Frame 1 (no input): blank canvas, image omitted
Frame 60 (no input): blank canvas, image omitted
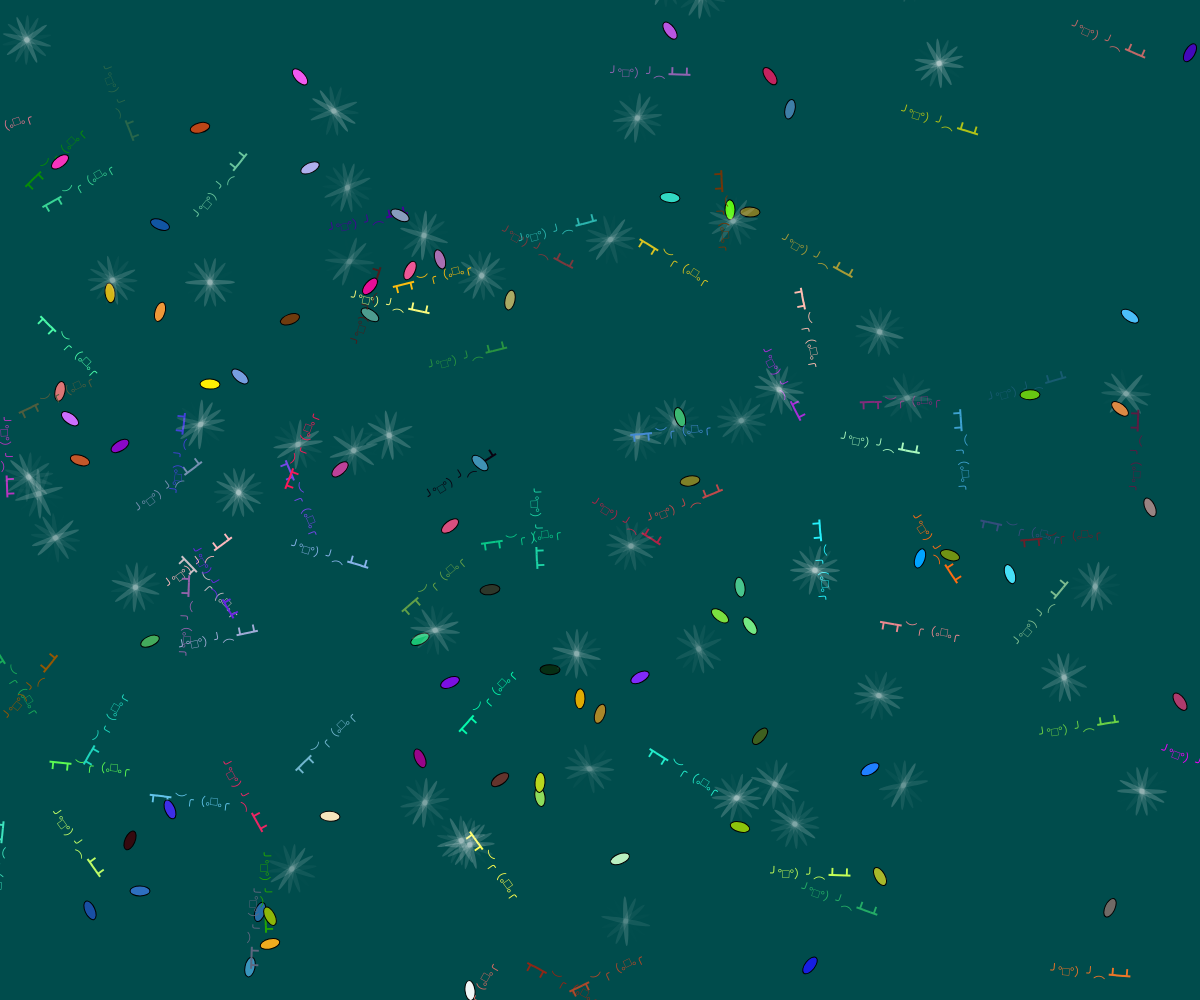
Frame 120 (the mouse pressed at the canvas centre since frame 60)

The p5.js sketch whose frames 1 and 60 were blank and that drew this single picture after the mouse press (run headless with seeded random() and noise() and a simulated clock; from frame 60 on, the mouse is pressed at the canvas centre):

// p5.js sketch
// ── sketch.js
//Arrays and variables to store object data of rain.
var position = 0;
var colours = [];
var shapes = [];
var positions = [];
var rotations = [];
var speeds = [];
var partiCount = 200;
var rainActive = false;
var angle;
var shape;

//Variables for toggling snowflake firework
var snowFall = [];
var snowflake;
var originX;
var originY;
var mouseButton;

//https://p5js.org/examples/classes-and-objects-snowflakes/
function createSnowFlake(x, y){
    originX = x;
    originY = y;
    // originX = random(width);
    // originY = random(height);
    for(var i = 0; i < 30; i++){
        snowflake = {
            x: originX,
            y: originY,
            xSpeed: random(-2, 2),
            ySpeed: random(-2, 2),
            alpha: 255,
            colour: color(random(255), random(255), random(255), this.alpha),
            draw: function (){
                //noStroke();
                fill(this.colour);
                ellipse(this.x, this.y, 5, 5);
                this.update();
            },
            update: function (){
                this.x += this.xSpeed;
                this.y += this.ySpeed;
                this.ySpeed += 0.05;
                this.alpha -= 2;
                this.colour.setAlpha(this.alpha);
            },
        };
        snowFall.push(snowflake);
    }
    //console.log(snowFall);
}

function setup() {
    createCanvas(windowWidth, windowHeight);
    //createSnowFlake(random(width), random(height));
    //noStroke();
    
    //Particle randomizer, iterates one by one, through the designated particle
    //count, and changes the colour, shpae, position when drawn on the canvas, 
    //rotational angle, and speed as it moves across the canvas.
    for (var i = 0; i < partiCount; i++){
        colours[i] = color(random(255), random(255), random(255));
        shapes[i] = shapeRandomizer();
        positions[i] = random(height);
        rotations[i] = random(TWO_PI);
        speeds[i] = random(6) + 1;
    }
}

function draw() {
    background(0,76,76);
    
    //Testing number of snowflake fireworks drawn on canvas.
    /* 
    strokeWeight(1);
    stroke("black");
    text(snowFall.length, 20, 20);
    */
    
    //Press mouse button, active debris rain.
    if(rainActive){
        partiRain();
    }


    for(snowflake of snowFall){
        snowflake.draw();
    }
    
    //Removes snowflakes with no alpha opacity through array filters.
    snowFall = snowFall.filter(function(snowflake){
        if (snowflake.alpha > 0){
            return true;
        }else{
            return false;
        }
    });

    //Removes offscreen snowflakes through array filter on y-axis.
    snowFall = snowFall.filter(function(snowflake){
        if (snowflake.y < height){
            return true;
        }else{
            return false;
        }
    });

    //Removes offscreen snowflakes through array filter on x-axis.
    snowFall = snowFall.filter(function(snowflake){
        if((snowflake.x < width) && (snowflake.x > 0)){
            return true;
        }else{
            return false;
        }
    });
}

function partiRain() {
    for (var i = 0; i < colours.length; i++){
        fill(colours[i]);
        push();
        translate((i*10) % width, positions[i]);
        rotate(rotations[i]);
        if (shapes[i] === 'rainDrop'){
            ellipse(0, 0, 20, 10);
        }
        if (shapes[i] === 'flower'){
            flowerParti();
        }
        if (shapes[i] === 'face'){
            text("╯°□°）╯︵ ┻━┻", 0, 0);
        }
        pop();
        
        positions[i] += speeds[i];
        positions[i] = positions[i] % height;
        // console.log(partiRain);
        // console.log(partiCount);
        //console.log(positions[i]);
    }
}

//Set starting rain particles.
function cloud(){
    fill('violet');
    ellipse(20, position++, 15, 5);
    ellipse(150, position++, 15, 5);
    ellipse(50, position++, 15, 5);
    ellipse(200, position++, 15, 5);
    ellipse(width/4, position++, 15, 5);
    ellipse(width/2, position++, 15, 5);
    text("╯°□°）╯︵ ┻━┻", 300, position);
    position = position % windowHeight;
}

//https://p5js.org/reference/p5/angleMode/
function flowerParti() { 
    angle = TWO_PI / 7;
    translate(250, position);
    
    noStroke();
    
    for (var i = 0; i < 7; i += 1) {
        fill(255, random(50));
        ellipse(0, 0, 50, 5);
        rotate(angle);
    }
}

//Randomize ratios and types of debris rain particles. 
function shapeRandomizer() {
    shape = "rainDrop";
    if(random() > 0.6){
        shape = 'flower';
    }
    if(random() > 0.6){
        shape = 'face';
    }
    return shape;
}

//Press middle mouse button, activate snowflake firework.
//Press left mouse button, activate debris rain.
function mousePressed(){
    if (mouseButton === CENTER){
        createSnowFlake(mouseX, mouseY);
    } else if (mouseButton === LEFT){
        rainActive = !rainActive;
        console.log(rainActive);
    }

}

function windowResized() {
    resizeCanvas(windowWidth, windowHeight);
}
